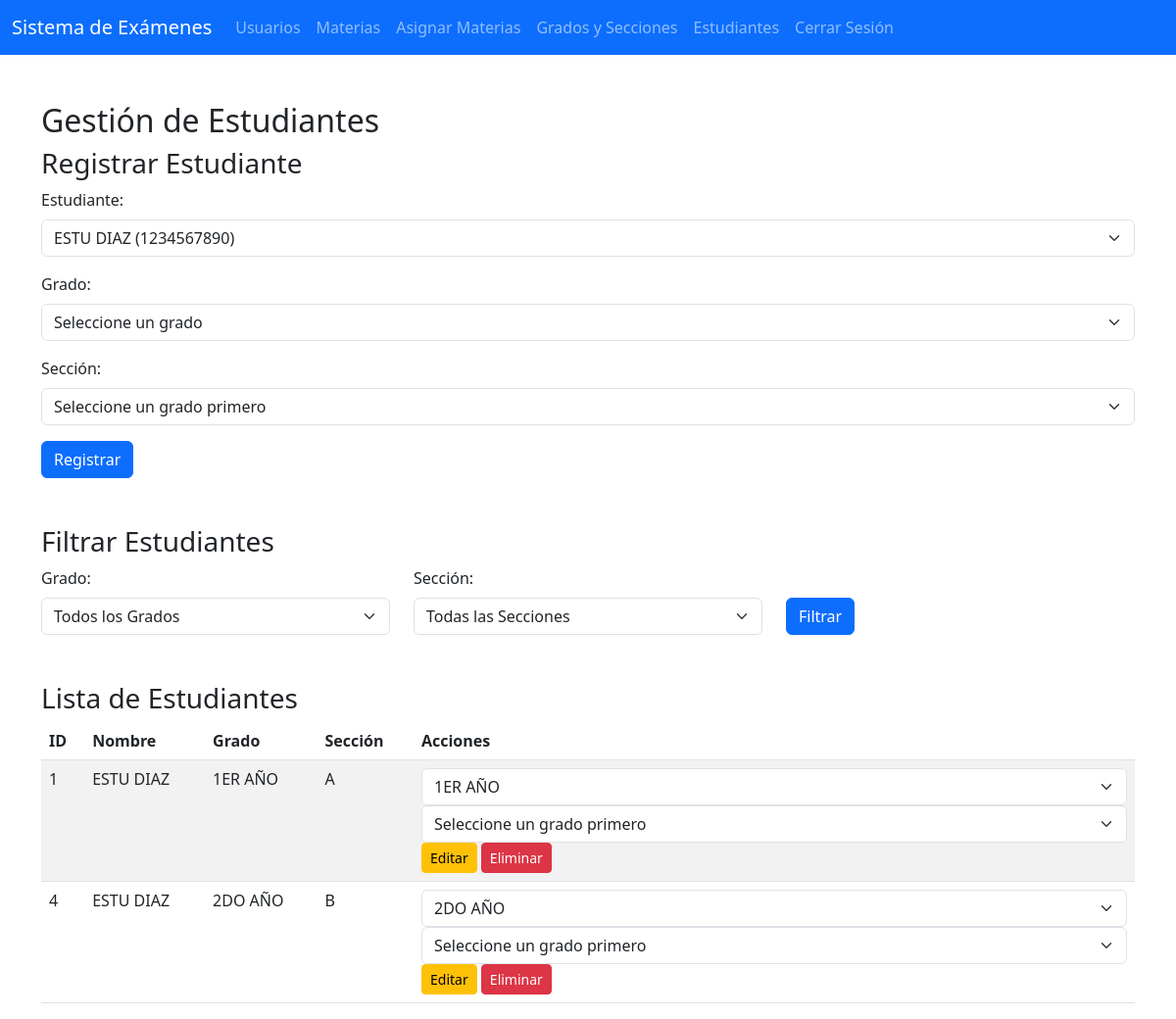
The page /gestion_estudiantes.php (signed in) on the database its author committed.
### tables this page shows
CREATE TABLE `usuario_grado_seccion` (
  `id_relacion` int(11) NOT NULL,
  `id_usuario` int(11) NOT NULL,
  `id_grado` int(11) NOT NULL,
  `id_seccion` int(11) NOT NULL
);

CREATE TABLE `usuarios` (
  `id_usuario` int(11) NOT NULL,
  `nombre_usuario` varchar(100) NOT NULL,
  `contrasena_hash` varchar(255) NOT NULL,
  `id_rol` int(11) NOT NULL,
  `primer_nombre` varchar(50) NOT NULL,
  `segundo_nombre` varchar(50) DEFAULT NULL,
  `primer_apellido` varchar(50) NOT NULL,
  `segundo_apellido` varchar(50) DEFAULT NULL,
  `fecha_nacimiento` date NOT NULL,
  `correo` varchar(100) NOT NULL,
  `telefono` varchar(15) DEFAULT NULL,
  `activo` tinyint(1) NOT NULL DEFAULT 1
);

CREATE TABLE `grados` (
  `id_grado` int(11) NOT NULL,
  `nombre_grado` varchar(50) NOT NULL
);

CREATE TABLE `secciones` (
  `id_seccion` int(11) NOT NULL,
  `nombre_seccion` varchar(50) NOT NULL,
  `id_grado` int(11) NOT NULL
);

### gestion_estudiantes.php (the view, shortened to what this page needs)
<?php
require_once 'includes/db.php';
require_once 'includes/menu.php';
$sql = "SELECT r.id_relacion, r.id_grado, r.id_seccion, u.id_usuario, u.nombre_usuario, u.primer_nombre, u.primer_apellido, g.nombre_grado, s.nombre_seccion
        FROM usuario_grado_seccion r
        JOIN usuarios u ON r.id_usuario = u.id_usuario
        JOIN grados g ON r.id_grado = g.id_grado
        JOIN secciones s ON r.id_seccion = s.id_seccion
        WHERE u.id_rol = 3";
$params = [];
$stmtEstudiantes = $pdo->prepare($sql);
$stmtEstudiantes->execute($params);
$estudiantes = $stmtEstudiantes->fetchAll(PDO::FETCH_ASSOC);
$stmtGrados = $pdo->query("SELECT id_grado, nombre_grado FROM grados");
$grados = $stmtGrados->fetchAll(PDO::FETCH_ASSOC);
$stmtUsuarios = $pdo->query("SELECT id_usuario, nombre_usuario, primer_nombre, primer_apellido FROM usuarios WHERE id_rol = 3");
$usuarios = $stmtUsuarios->fetchAll(PDO::FETCH_ASSOC);
?>
<!DOCTYPE html>
<html lang="es">
<head>
    <link href="https://cdn.jsdelivr.net/npm/bootstrap@5.3.0-alpha1/dist/css/bootstrap.min.css" rel="stylesheet">
</head>
<body>
    <div class="container mt-5">
        <h2>Gestión de Estudiantes</h2>
        <h3>Registrar Estudiante</h3>
        <form method="POST" action="">
            <div class="mb-3">
                <label for="id_usuario" class="form-label">Estudiante:</label>
                <select class="form-select" id="id_usuario" name="id_usuario" required>
                    <?php foreach ($usuarios as $usuario): ?>
                        <option value="<?php echo $usuario['id_usuario']; ?>">
                            <?php echo htmlspecialchars($usuario['primer_nombre'] . ' ' . $usuario['primer_apellido'] . ' (' . $usuario['nombre_usuario'] . ')'); ?>
                        </option>
                    <?php endforeach; ?>
                </select>
            </div>
            <div class="mb-3">
                <label for="id_grado" class="form-label">Grado:</label>
                <select class="form-select" id="id_grado" name="id_grado" required>
                    <option value="">Seleccione un grado</option>
                </select>
            </div>
            <div class="mb-3">
                <label for="id_seccion" class="form-label">Sección:</label>
                <select class="form-select" id="id_seccion" name="id_seccion" required>
                    <option value="">Seleccione un grado primero</option>
                </select>
            </div>
            <button type="submit" name="registrar_estudiante" class="btn btn-primary">Registrar</button>
        </form>
        <h3 class="mt-5">Filtrar Estudiantes</h3>
        <form method="GET" action="" class="mb-4">
            <div class="row">
                <div class="col-md-4">
                    <label for="filtro_grado" class="form-label">Grado:</label>
                    <select class="form-select" id="filtro_grado" name="filtro_grado">
                        <option value="">Todos los Grados</option>
                    </select>
                </div>
                <div class="col-md-4">
                    <label for="filtro_seccion" class="form-label">Sección:</label>
                    <select class="form-select" id="filtro_seccion" name="filtro_seccion">
                        <option value="">Todas las Secciones</option>
                    </select>
                </div>
                <div class="col-md-4 d-flex align-items-end">
                    <button type="submit" class="btn btn-primary">Filtrar</button>
                </div>
            </div>
        </form>
        <h3 class="mt-5">Lista de Estudiantes</h3>
        <table class="table table-striped">
            <thead>
                <tr>
                    <th>ID</th>
                    <th>Nombre</th>
                    <th>Grado</th>
                    <th>Sección</th>
                    <th>Acciones</th>
                </tr>
            </thead>
            <tbody>
                <?php foreach ($estudiantes as $estudiante): ?>
                    <tr>
                        <td><?php echo $estudiante['id_relacion']; ?></td>
                        <td><?php echo htmlspecialchars($estudiante['primer_nombre'] . ' ' . $estudiante['primer_apellido']); ?></td>
                        <td><?php echo htmlspecialchars($estudiante['nombre_grado']); ?></td>
                        <td><?php echo htmlspecialchars($estudiante['nombre_seccion']); ?></td>
                        <td>
                            <form method="POST" action="" class="d-inline">
                                <select name="id_grado" id="id_grado_<?php echo $estudiante['id_relacion']; ?>" class="form-select d-inline" required>
                                    <?php foreach ($grados as $grado): ?>
                                        <option value="<?php echo $grado['id_grado']; ?>" <?php echo $grado['id_grado'] == $estudiante['id_grado'] ? 'selected' : ''; ?>>
                                            <?php echo htmlspecialchars($grado['nombre_grado']); ?>
                                        </option>
                                    <?php endforeach; ?>
                                </select>
                                <select name="id_seccion" id="id_seccion_<?php echo $estudiante['id_relacion']; ?>" class="form-select d-inline" required>
                                    <option value="">Seleccione un grado primero</option>
                                </select>
                                <button type="submit" name="editar_estudiante" class="btn btn-warning btn-sm">Editar</button>
                            </form>
                            <a href="?eliminar_estudiante=<?php echo $estudiante['id_relacion']; ?>" class="btn btn-danger btn-sm" onclick="return confirm('¿Estás seguro de eliminar este estudiante?');">Eliminar</a>
                        </td>
                    </tr>
                <?php endforeach; ?>
            </tbody>
        </table>
    </div>
</body>
</html>

### rows shown on the page
usuario_grado_seccion: id_relacion "1", id_usuario.primer_apellido "ESTU DIAZ", id_grado.nombre_grado "1ER AÑO", id_seccion.nombre_seccion "A", id_grado "1ER AÑO"
usuario_grado_seccion: id_relacion "4", id_usuario.primer_apellido "ESTU DIAZ", id_grado.nombre_grado "2DO AÑO", id_seccion.nombre_seccion "B", id_grado "2DO AÑO"

### other values the page prints
form field id_usuario "ESTU DIAZ (1234567890)"
